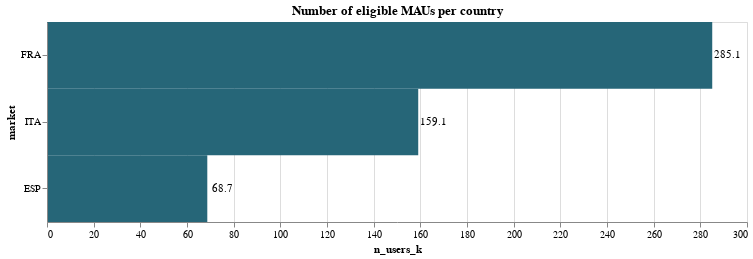

Write notebook code for a chart like this one.
### Code cell
af.bar_single_label(
    grouped_users_df[grouped_users_df["label"] == "n_maus_elig_scores_and_txns"],
    af.petrol,
    "n_users_k:Q",
    "market",
    700,
    200,
    "-x",
).properties(title="Number of eligible MAUs per country")

### Figure 1 — Vega-Lite specification as saved in the notebook (floating-point values rounded to 4 significant figures)
{"config": {"view": {"continuousWidth": 400, "continuousHeight": 300}}, "layer": [{"mark": {"type": "rect", "color": "#266678"}, "encoding": {"x": {"type": "quantitative", "field": "n_users_k"}, "y": {"type": "nominal", "field": "market", "sort": "-x"}}, "height": 200, "width": 700}, {"mark": {"type": "text", "align": "center", "baseline": "middle", "dx": 15}, "encoding": {"text": {"type": "quantitative", "field": "n_users_k"}, "x": {"type": "quantitative", "field": "n_users_k"}, "y": {"type": "nominal", "field": "market", "sort": "-x"}}, "height": 200, "width": 700}], "data": {"name": "data-cf1812dfba562442236a183045c9c13d"}, "title": "Number of eligible MAUs per country", "$schema": "https://vega.github.io/schema/vega-lite/v4.8.1.json", "datasets": {"data-cf1812dfba562442236a183045c9c13d": [{"market": "FRA       ", "label": "n_maus_elig_scores_and_txns", "n_users_k": 285.1, "n_maus_k": 650.4, "perc_users": 43.8}, {"market": "ITA       ", "label": "n_maus_elig_scores_and_txns", "n_users_k": 159.1, "n_maus_k": 351.5, "perc_users": 45.3}, {"market": "ESP       ", "label": "n_maus_elig_scores_and_txns", "n_users_k": 68.7, "n_maus_k": 185.2, "perc_users": 37.1}]}}
